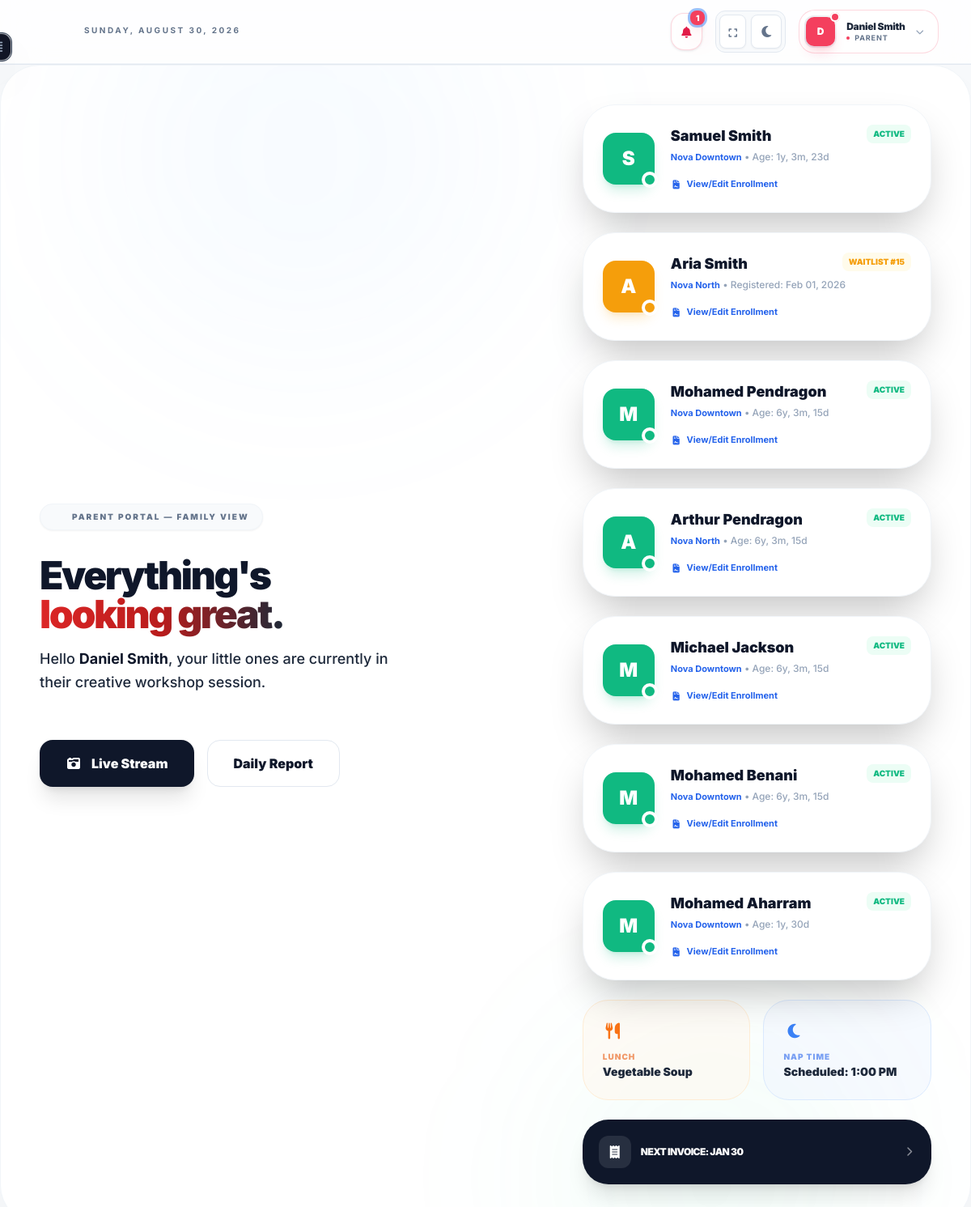
Before: /dashboard/parent/ (signed in) with the older database file.
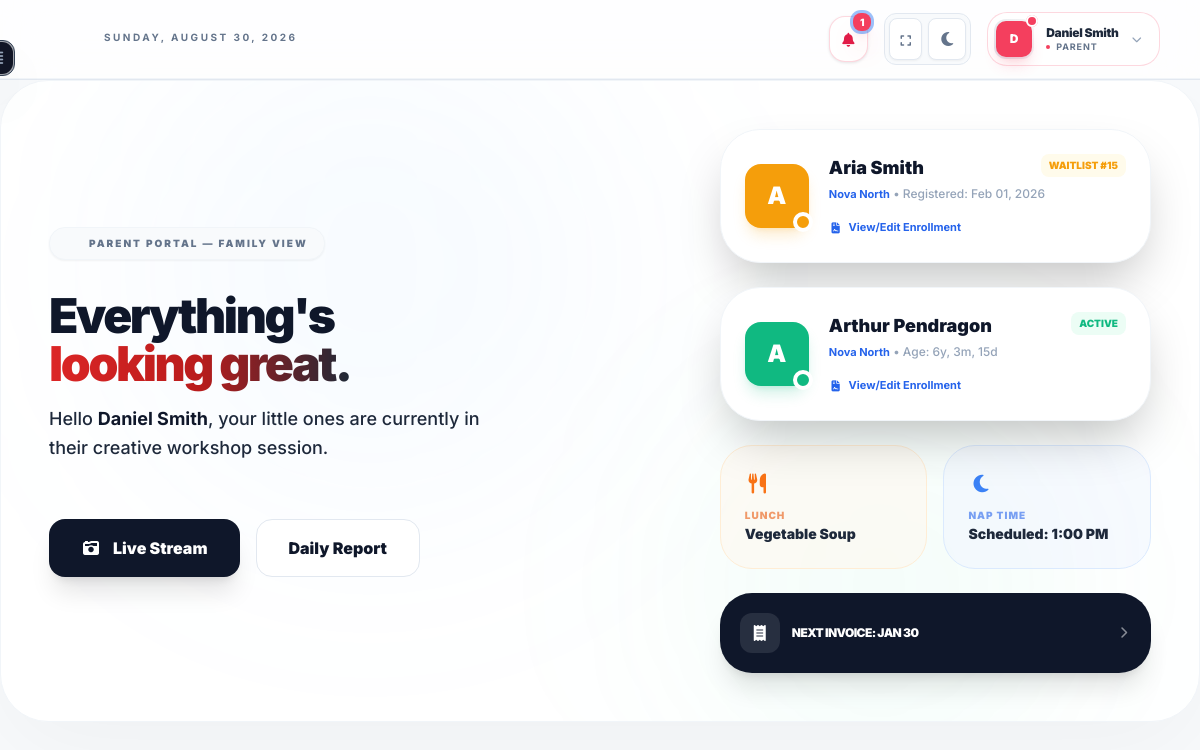
After: the same page with the newer database file.
### dashboard/models.py (models this page shows, shortened)
class Child(models.Model):
    child_id = models.UUIDField(primary_key=True, default=uuid.uuid4, editable=False)
    center = models.ForeignKey(
        Center, on_delete=models.CASCADE, related_name="children"
    )
    assigned_group = models.ForeignKey(
        Group, on_delete=models.SET_NULL, null=True, related_name="enrolled_children"
    )
    assigned_educator = models.ForeignKey(
        "accounts.Educator",
        on_delete=models.SET_NULL,
        null=True,
        blank=True,
        related_name="assigned_children",
    )
    first_name = models.CharField(max_length=100)
    last_name = models.CharField(max_length=100)
    gender = models.CharField(
        max_length=10,
        choices=[("masculin", "Masculin"), ("féminin", "Féminin")],
        blank=True,
    )
    birth_date = models.DateField()
    medical_info = models.JSONField(default=dict, blank=True)
    profile_photo = models.ImageField(
        upload_to="children_photos/", blank=True, null=True
    )
    status = models.CharField(max_length=20, default="active")
    created_at = models.DateTimeField(auto_now_add=True)
    address = models.TextField(blank=True, help_text="Child's residential address")
    medicare_number = models.CharField(max_length=50, blank=True)
    medicare_expiry = models.DateField(null=True, blank=True)
    @property
    def age_display(self):
        today = date.today()
        birth_date = self.birth_date
        years = today.year - birth_date.year
        months = today.month - birth_date.month
        days = today.day - birth_date.day
        if days < 0:
            months -= 1
            last_month = (today.month - 1) if today.month > 1 else 12
            last_month_year = today.year if today.month > 1 else today.year - 1
            import calendar
            _, days_in_last_month = calendar.monthrange(last_month_year, last_month)
            days += days_in_last_month
        if months < 0:
            years -= 1
            months += 12
        parts = []
        if years > 0:
            parts.append(f"{years}y")
        if months > 0:
            parts.append(f"{months}m")
        if days > 0:
            parts.append(f"{days}d")
        return ", ".join(parts) if parts else "0d"

class Center(models.Model):
    center_id = models.UUIDField(primary_key=True, default=uuid.uuid4, editable=False)
    organization = models.ForeignKey(
        Organization, on_delete=models.CASCADE, related_name="centers"
    )
    name = models.CharField(max_length=255)
    address = models.TextField()
    timezone = models.CharField(max_length=50, default="America/Moncton")
    director = models.OneToOneField(
        "accounts.Director",
        on_delete=models.SET_NULL,
        null=True,
        related_name="managed_center",
    )
    created_at = models.DateTimeField(auto_now_add=True)

### accounts/views.py (the view)
# urls.py: path("dashboard/parent/", parent_dashboard, name="parent_dashboard"),
@login_required
def parent_dashboard(request):
    user = request.user
    if user.role_type != 'parent':
        return redirect('dashboard_redirect')
    try:
        profile = user.parent_profile
    except ParentProfile.DoesNotExist:
        profile = None
    children = []
    if profile:
        relationships = ParentChildRelationship.objects.filter(parent=profile).select_related('child')
        children = [rel.child for rel in relationships]
    for child in children:
        if child.status == 'waitlist':
            pos = Child.objects.filter(
                center=child.center,
                status='waitlist',
                created_at__lt=child.created_at
            ).count() + 1
            child.waitlist_position = pos
        try:
            _ = child.enrollment_forms.filter(is_active=True).first()
            child.has_enrollment_form = True
        except:
            child.has_enrollment_form = False
    return render(request, "parent_dashboard.html", {'children': children})

### communication/context_processors.py (called while the page is built)
def unread_messages_count(request):
    if request.user.is_authenticated:
        count = Message.objects.filter(receiver=request.user, is_read=False).count()
        return {'unread_count': count}
    return {'unread_count': 0}

### dashboard/context_processors/theme_sidebar.py (called while the page is built)
def theme(request):
    return {'theme': request.COOKIES.get('theme', 'light')}

def sidebar(request):
    return {
        'sidebar_state': request.COOKIES.get('sidebar', 'closed'),
        'open_section': request.COOKIES.get('open_section', '')
    }

### accounts/templates/parent_dashboard.html (shortened to what the changed rows need)
{% extends "base.html" %}
{% block content %}
<div class="relative min-h-[500px] overflow-hidden bg-white dark:bg-slate-950 rounded-[3rem] border border-slate-100 dark:border-slate-800 p-8 md:p-12 shadow-[0_30px_100px_rgba(0,0,0,0.04)] mb-12">
    <div class="absolute inset-0 pointer-events-none">
        <div class="absolute top-[-10%] left-[10%] w-[500px] h-[500px] bg-blue-400/5 rounded-full blur-[120px]"></div>
        <div class="absolute bottom-[-10%] right-[10%] w-[400px] h-[400px] bg-emerald-400/5 rounded-full blur-[100px]"></div>
    </div>
    <div class="relative z-10 grid lg:grid-cols-12 gap-12 items-center">
        <div class="lg:col-span-7 space-y-8">
            <div class="space-y-4">
                <h1 class="text-5xl md:text-5xl font-black text-slate-900 dark:text-white leading-[0.9] tracking-tighter">
                    Everything's<br>
                    <span class="bg-gradient-to-r from-red-600 via-red-700 to-gray-800 bg-clip-text text-transparent">
                    </span>
                </h1>
            </div>
        </div>
        <div class="lg:col-span-5 relative">
            <div class="space-y-6">
                {% for child in children %}
                <div class="group relative bg-white dark:bg-slate-900 rounded-[2.5rem] border border-slate-100 dark:border-slate-800 p-6 shadow-2xl hover:-translate-y-2 transition-all duration-500">
                    <div class="flex items-center gap-5">
                        <div class="relative">
                            <div class="w-16 h-16 rounded-2xl {% if child.status == 'waitlist' %}bg-amber-500 shadow-amber-500/20{% else %}bg-emerald-500 shadow-emerald-500/20{% endif %} flex items-center justify-center text-white text-2xl font-black shadow-lg">
                                {{ child.first_name|slice:":1" }}
                            </div>
                            <div class="absolute -bottom-1 -right-1 w-5 h-5 {% if child.status == 'waitlist' %}bg-amber-500{% else %}bg-emerald-500{% endif %} border-4 border-white dark:border-slate-900 rounded-full"></div>
                        </div>
                        <div class="flex-1">
                            <div class="flex justify-between items-start">
                                <h3 class="text-lg font-black text-slate-900 dark:text-white">{{ child.first_name }} {{ child.last_name }}</h3>
                                {% if child.status == 'waitlist' %}
                                <span class="text-[10px] font-black text-amber-500 bg-amber-50 dark:bg-amber-500/10 px-2 py-1 rounded-lg uppercase">
                                    Waitlist #{{ child.waitlist_position }}
                                </span>
                                {% else %}
                                <span class="text-[10px] font-black text-emerald-500 bg-emerald-50 dark:bg-emerald-500/10 px-2 py-1 rounded-lg uppercase">
                                    Active
                                </span>
                                {% endif %}
                            </div>
                            <p class="text-xs text-slate-400 font-medium mt-1">
                                <span class="inline-flex items-center text-[11px] font-bold text-blue-600 hover:text-blue-700">{{ child.center.name }} </span>
                                &bull;
                                {% if child.status == 'waitlist' %}
                                    Registered: {{ child.created_at|date:"M d, Y" }}
                                {% else %}
                                    Age: {{ child.age_display }}
                                {% endif %}
                            </p>
                             <div class="mt-3">
                                <a href="{% url 'enrollment_edit' child.child_id %}" class="inline-flex items-center text-[11px] font-bold text-blue-600 hover:text-blue-700">
                                    <i class="fa-solid fa-file-contract mr-1.5"></i>
                                    {% if child.has_enrollment_form %}
                                        View/Edit Enrollment
                                    {% else %}
                                        Complete Enrollment
                                    {% endif %}
                                </a>
                            </div>
                        </div>
                    </div>
                </div>
                {% empty %}
                <div class="p-6 text-center text-slate-500">
                    No children registered yet. <a href="{% url 'register_child' %}" class="text-blue-500 font-bold underline">Register now</a>
                </div>
                {% endfor %}
            </div>
        </div>
    </div>
</div>
{% endblock %}

Changed rows visible on the page:
removed Child: first_name "S", first_name "Samuel", last_name "Smith", status "ACTIVE", center.name "Nova Downtown", age_display "1y, 3m, 23d", shows "View/Edit Enrollment"
removed Child: first_name "M", first_name "Mohamed", last_name "Pendragon", status "ACTIVE", center.name "Nova Downtown", age_display "6y, 3m, 15d", shows "View/Edit Enrollment"
removed Child: first_name "M", first_name "Michael", last_name "Jackson", status "ACTIVE", center.name "Nova Downtown", age_display "6y, 3m, 15d", shows "View/Edit Enrollment"
removed Child: first_name "M", first_name "Mohamed", last_name "Benani", status "ACTIVE", center.name "Nova Downtown", age_display "6y, 3m, 15d", shows "View/Edit Enrollment"
removed Child: first_name "M", first_name "Mohamed", last_name "Aharram", status "ACTIVE", center.name "Nova Downtown", age_display "1y, 30d", shows "View/Edit Enrollment"
